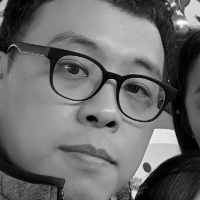
#> input picture 98_LearningData/04_StudyData/1170120/20181225_123006_3.jpg, 200 x 200 px
$ jupyter execute --allow-errors '701_OpenCV를_통한_개인_얼굴인식.ipynb'
#> lines starting #> are read from the running program, lines starting #| are printed output that depends on the picture
#> further down, images is the input picture: shape (200, 200); min 0, max 254, mean 107.5
#> pass 2 of the loop `for i, files in enumerate(onlyfiles):`:
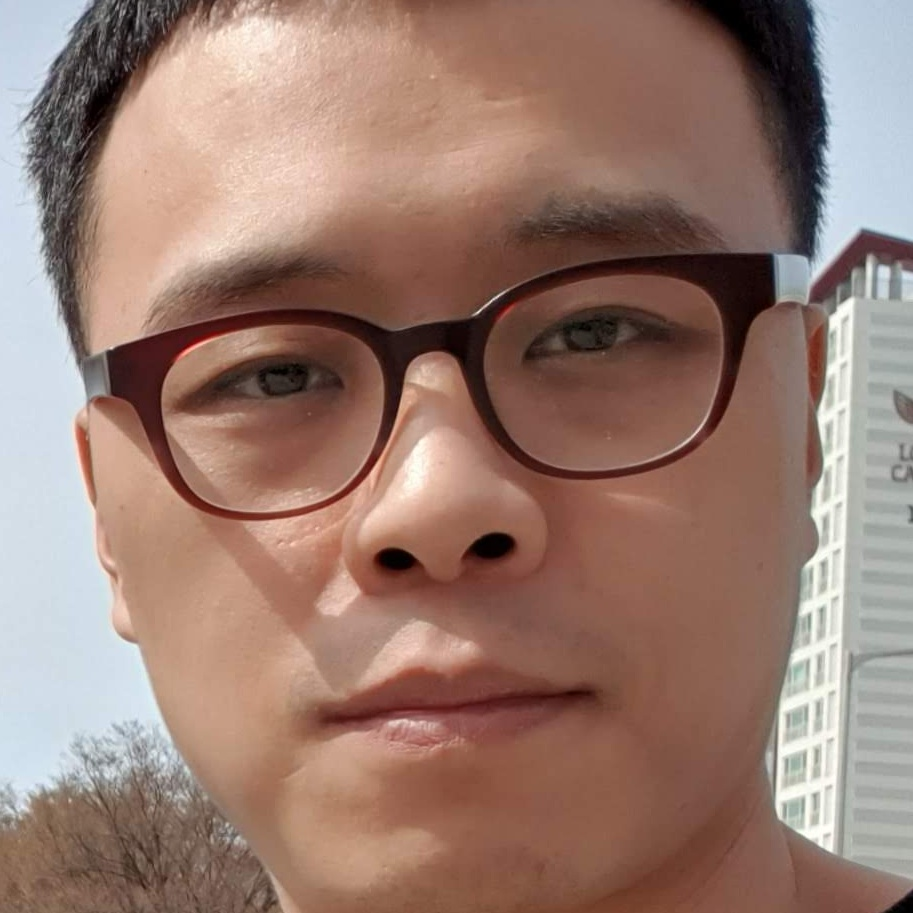
#> input picture 98_LearningData/04_StudyData/1170120/20190407_143839_1.jpg, 913 x 913 px
#> `images = cv2.imread(image_path, cv2.IMREAD_GRAYSCALE)`:
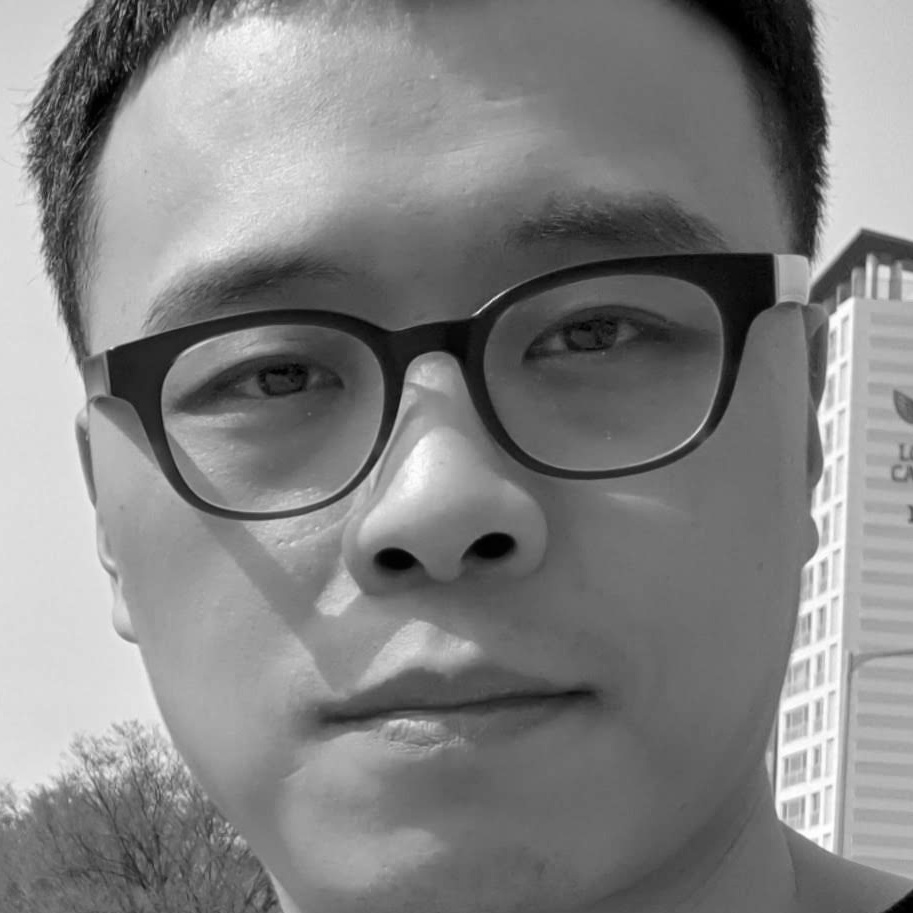
#> images: shape (913, 913); min 0, max 255, mean 131.1
#> pass 3 of the loop `for i, files in enumerate(onlyfiles):`:
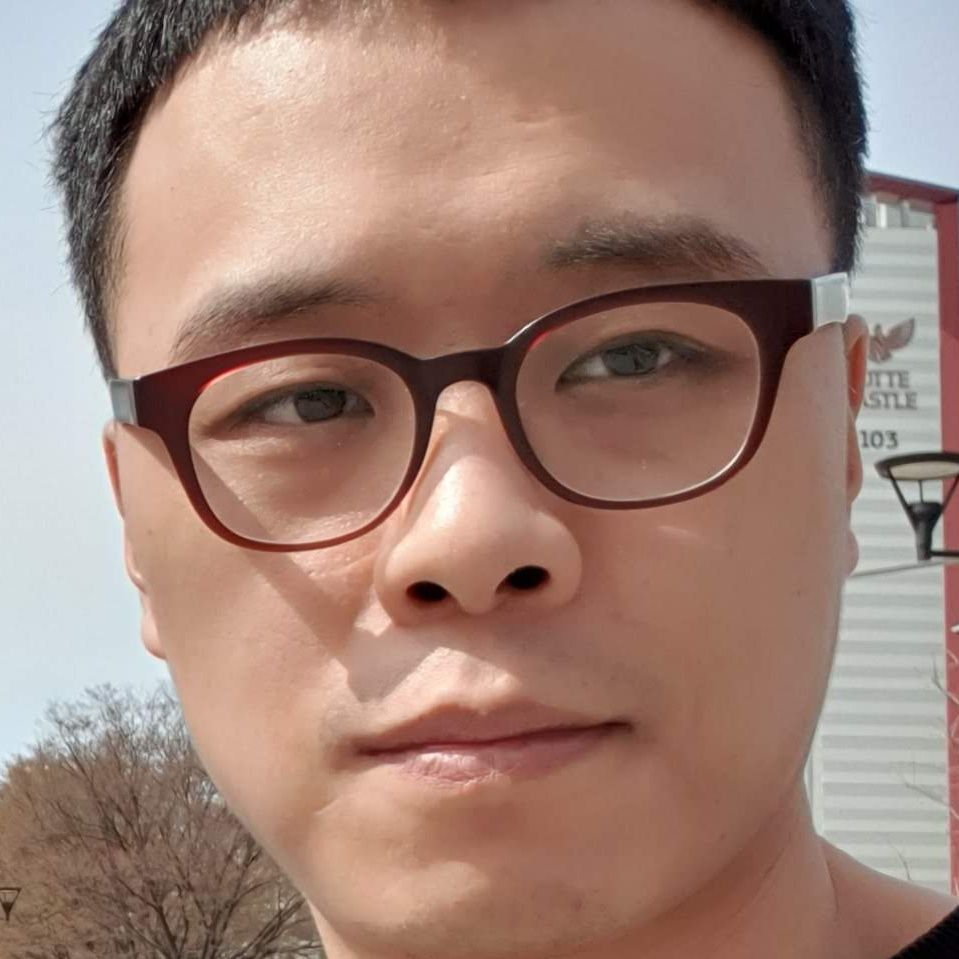
#> input picture 98_LearningData/04_StudyData/1170120/20190407_143843_2.jpg, 959 x 959 px
#> `images = cv2.imread(image_path, cv2.IMREAD_GRAYSCALE)`:
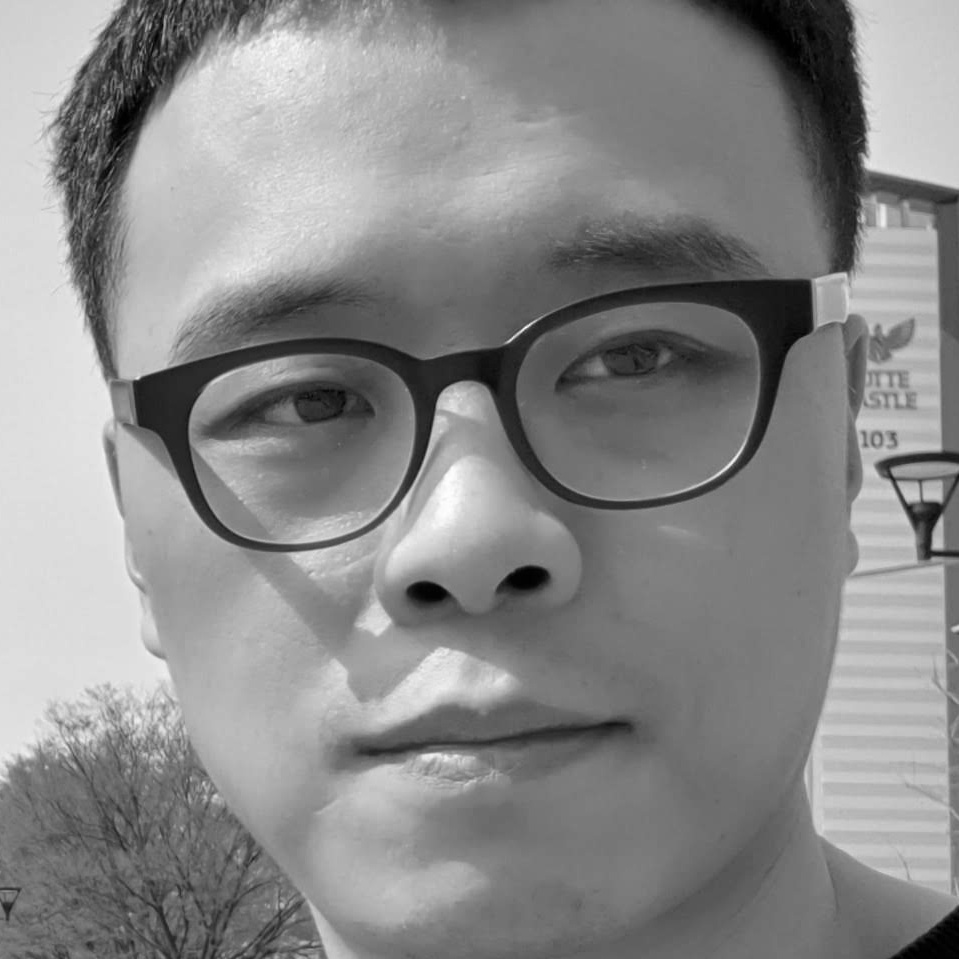
#> images: shape (959, 959); min 0, max 254, mean 137.4
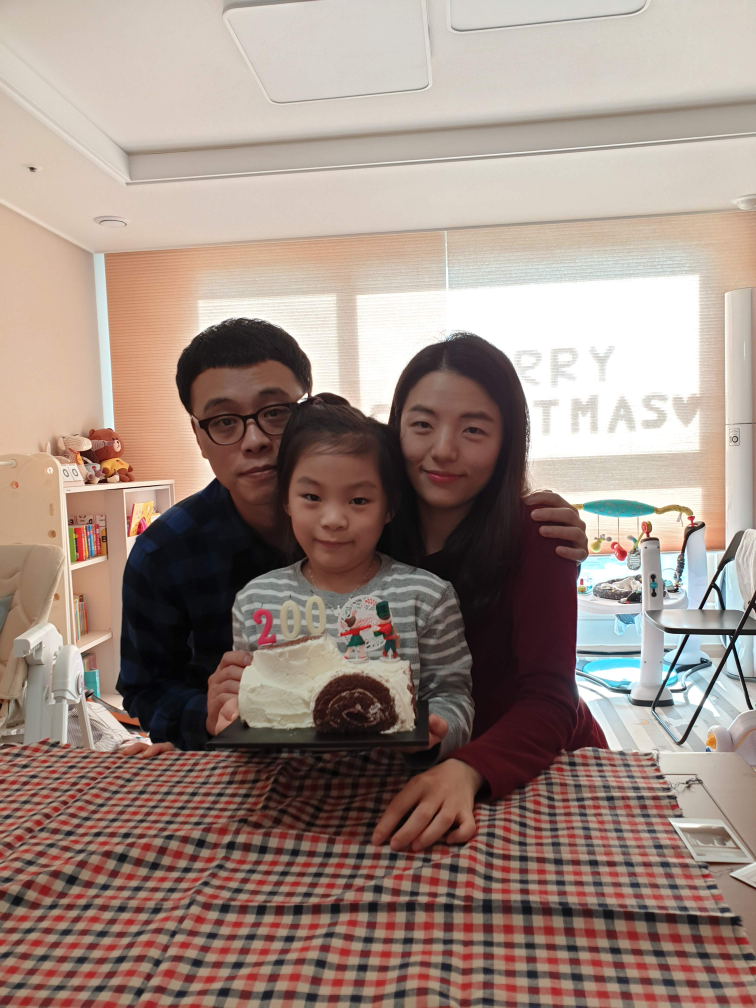
#> input picture 98_LearningData/01_Origin/20181225_113834.jpg, 3024 x 4032 px, given in place of the camera (shown at 1/4 size)
#> further down, frame is the input picture: shape (4032, 3024, 3); mean B, G, R 129.8, 139, 158.1
[cell 1]
"""
cv2.face 에러날 경우 아래 명령어 실행
    pip install opencv-contrib-python
    위 명령어 실행시 에러날 경우 : https://potensj.tistory.com/73

※ 참고 사이트
- 얼굴 인식하여 잠금 해제
    https://blog.naver.com/chandong83/221436424539
- LBP란 무엇인가
    https://bskyvision.com/280
- LBPH 얼굴 인식
    https://blog.naver.com/roboholic84/221533459586

"""

[cell 2]
import cv2
import numpy as np
from os import listdir
from os.path import isfile, join

[cell 3]
data_path = './98_LearningData/04_StudyData/1170120/'
train_path = './98_LearningData/51_Learning_Data/01_OpenCv/'

[cell 4]
#모델 생성
model = cv2.face.LBPHFaceRecognizer_create()

#> (a cell that did not finish here is left out)

[cell 6]
face_cascades = cv2.CascadeClassifier('./98_LearningData/00_haarcascades/haarcascade_frontalface_default.xml')
eye_cascades = cv2.CascadeClassifier('./98_LearningData/00_haarcascades/haarcascade_lefteye_2splits.xml')

[cell 7]
def face_detector(img, size = 0.5):
    #이미지를 흑백으로 변경
#> called with size = 0.5
    grayscale_img = cv2.cvtColor(img, cv2.COLOR_BGR2GRAY)
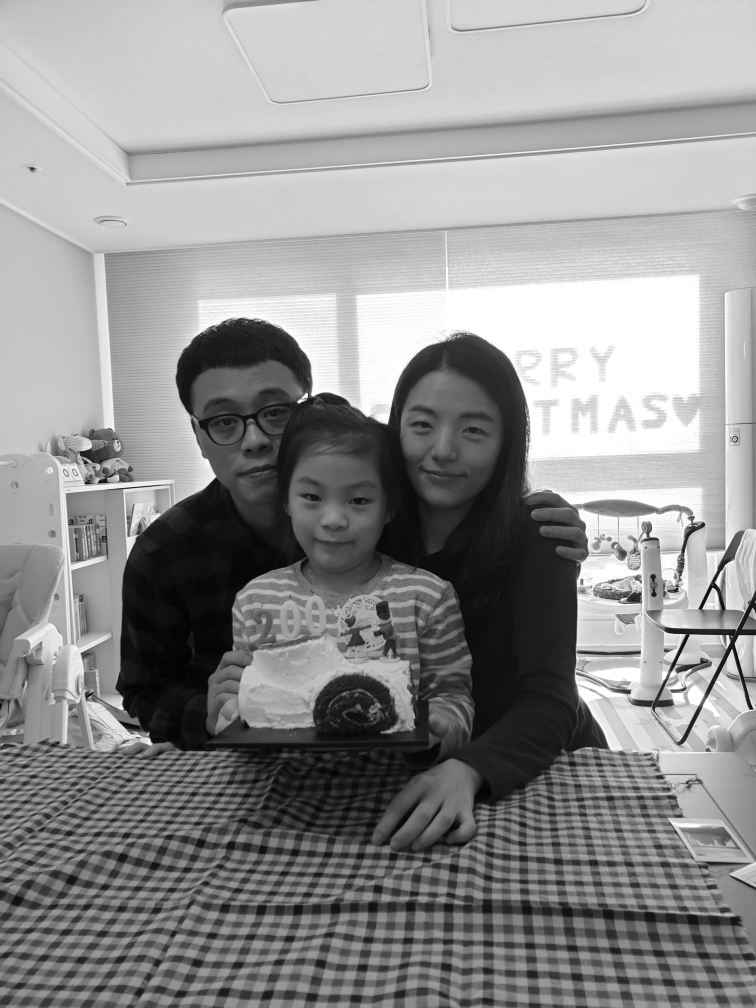
#> grayscale_img: shape (4032, 3024) (shown at 1/4 size); min 0, max 255, mean 143.7

    #얼굴 검출
    faces = face_cascades.detectMultiScale(grayscale_img, scaleFactor=1.1, minNeighbors=5, minSize=(100,100), flags=cv2.CASCADE_SCALE_IMAGE)
#> faces = [[846, 2662, 145, 145], [849, 2601, 158, 158], [1097, 1810, 477, 477], [1544, 1515, 493, 493]]

    if faces is():
        return img,[]

    for(x,y,w,h) in faces:
        #눈을 추려내기 위해서 이미지 크롭
        img_trim = img[y:y+h, x:x+w]

        #눈 추려내기
        eye_list = eye_cascades.detectMultiScale(img_trim,scaleFactor = 1.15, minNeighbors=1,minSize=(10,10))

        #눈이 있으면서 2개 이상)
        if len(eye_list) >= 2:
            #얼굴에 네모 표기하기
            cv2.rectangle(img, (x,y),(x+w,y+h),(0,255,255),2)

            #눈에 네모 표기 하기(눈에표기하면 인식 안됨 네모도 얼굴의 일부로 인식)
            #for eye in eye_list:
                #eyeX,eyeY,eyeW,eyeH = eye
                #cv2.rectangle(img, (eyeX + x, eyeY + y), (eyeX + eyeW + x, eyeY + eyeH + y), (0, 255, 0), thickness=8)

            roi = img[y:y+h, x:x+w]
            roi = cv2.resize(roi, (200,200))
        else:
            return img,[]
#> this loop made 1 pass
#> pass 1, in face_detector, `img_trim = img[y:y+h, x:x+w]`:
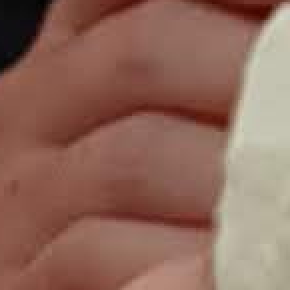
#> img_trim: shape (145, 145, 3) (shown 2 times larger); mean B, G, R 91, 104.8, 142.8
    return img,roi   #검출된 좌표에 사각 박스 그리고(img), 검출된 부위를 잘라(roi) 전달

[cell 8]
#카메라 열기
cap = cv2.VideoCapture(0)

while True:
    #카메라로 부터 사진 한장 읽기
    ret, frame = cap.read()
    # 얼굴 검출 시도
    image, face = face_detector(frame)
#> face = []
    try:
        #검출된 사진을 흑백으로 변환
        face = cv2.cvtColor(face, cv2.COLOR_BGR2GRAY)
        #위에서 학습한 모델로 예측시도
        result = model.predict(face)
        #result[1]은 신뢰도이고 0에 가까울수록 자신과 같다는 뜻이다.
        if result[1] < 500:
            #????? 어쨋든 0~100표시하려고 한듯
            confidence = int(100*(1-(result[1])/300))
            # 유사도 화면에 표시
            display_string = str(confidence)+'% Confidence it is user'
        cv2.putText(image,display_string,(100,120), cv2.FONT_HERSHEY_COMPLEX,1,(250,120,255),2)
        #77 보다 크면 동일 인물로 간주해 UnLocked!
        if confidence > 75:
            cv2.putText(image, "Unlocked", (250, 450), cv2.FONT_HERSHEY_COMPLEX, 1, (0, 255, 0), 2)
            cv2.imshow('Face Cropper', image)
        else:
           #75 이하면 타인.. Locked!!!
            cv2.putText(image, "Locked", (250, 450), cv2.FONT_HERSHEY_COMPLEX, 1, (0, 0, 255), 2)
            cv2.imshow('Face Cropper', image)
    except:
        #얼굴 검출 안됨
        cv2.putText(image, "Face Not Found", (250, 450), cv2.FONT_HERSHEY_COMPLEX, 1, (255, 0, 0), 2)
        cv2.imshow('Face Cropper', image)
        pass
    if cv2.waitKey(1)==13:
#> (key Esc is pressed here)
        break
cap.release()
cv2.destroyAllWindows()
